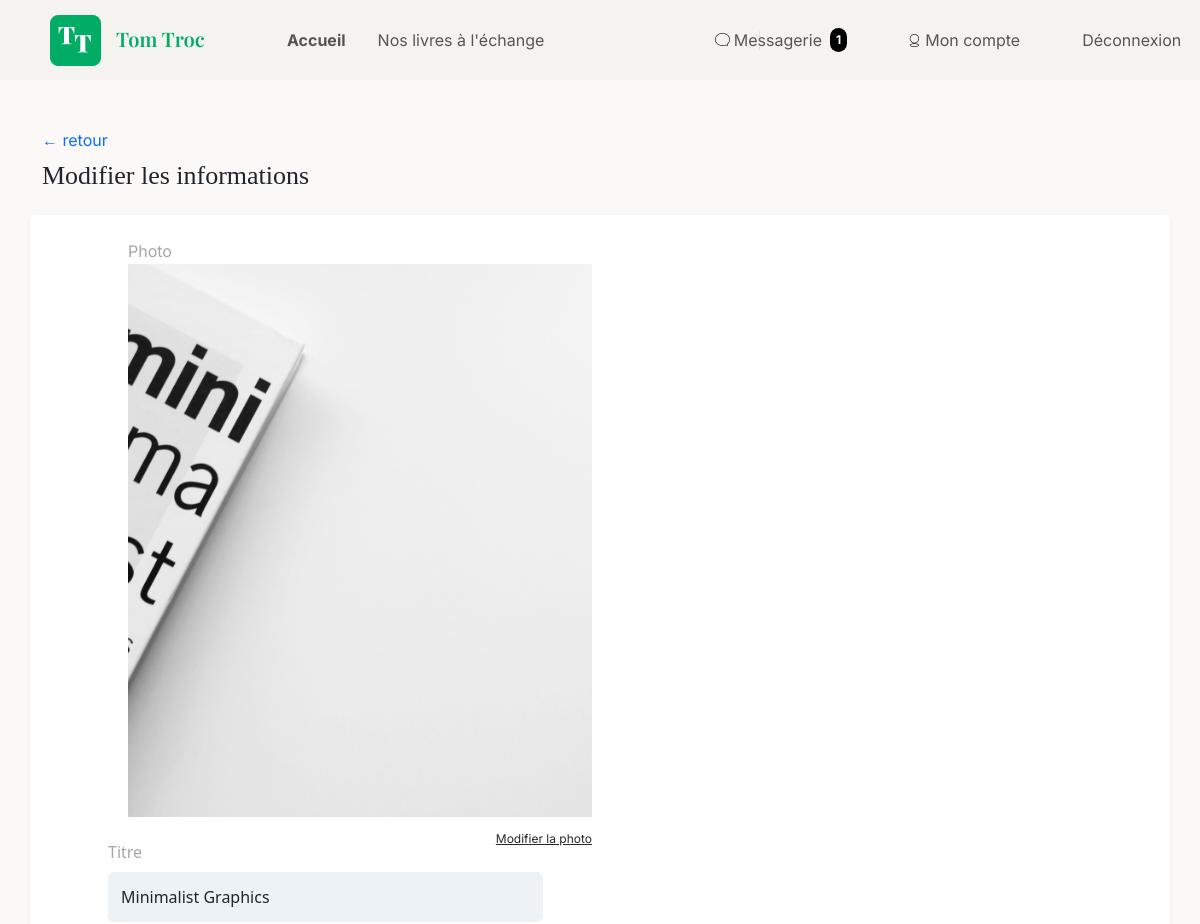
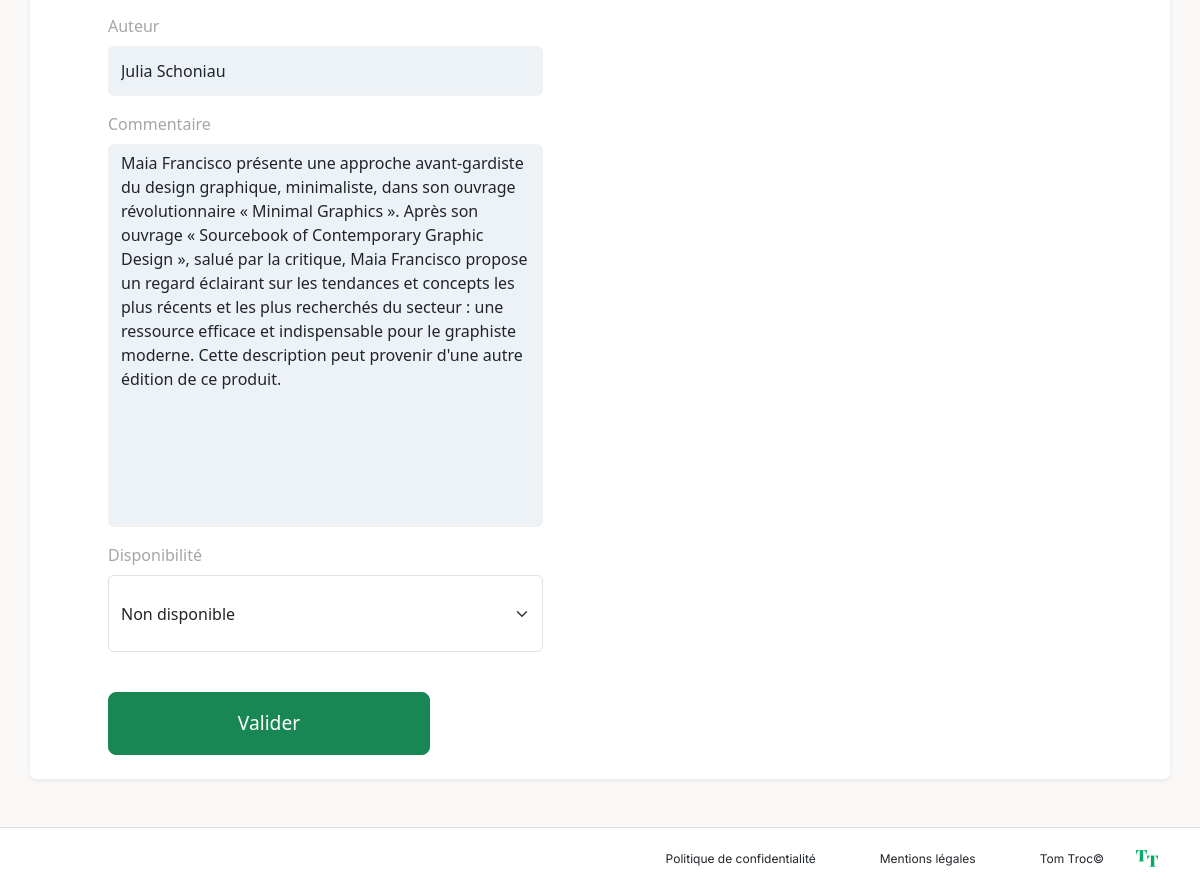
Screenshot of /index.php?page=updateBook&id=6 (signed in) with the database file from the repository (2 pictures, top to bottom).
### tables this page shows
CREATE TABLE IF NOT EXISTS `books` (
  `id` int NOT NULL AUTO_INCREMENT,
  `id_user` int DEFAULT NULL,
  `images` varchar(255) NOT NULL,
  `title` varchar(255) NOT NULL,
  `author` varchar(256) NOT NULL,
  `sell_by` varchar(256) NOT NULL,
  `description` text NOT NULL,
  `available` varchar(255) NOT NULL,
  PRIMARY KEY (`id`),
  KEY `id_user_idx` (`id`),
  KEY `id_user` (`id_user`)
);

### core/view.php (called while the page is built, shortened)
<?php
class View
{
    private string $viewFile;
    public function __construct(string $viewName)
    {
        $this->viewFile = __DIR__ . '/../views/' . $viewName . '.php';
    }
   public function render(array $vars = []): void
    {
        require $this->viewFile;
        require __DIR__ . '/../views/parts/_layout.php';
    }
}

### controllers/BookController.php (called while the page is built, shortened)
<?php
class BookController extends AbstractController
{
    private BookExchangeManager $bookManager;
    public function __construct()
    {
        $this->bookManager = new BookExchangeManager();
    }
    public function showUpdateBook()
    {
        $id = $_GET['id'] ?? null;
        $book = $this->bookManager->getBookById((int)$id);
        $view = new View('bookPage/updateBook');
        $view->render(['book' => $book]);
    }
}

### config/database.php (called while the page is built)
<?php
class Database
{
    private $pdo;
    public function __construct()
    {
        try {
            $this->pdo = new PDO('mysql:host=' . DB_HOST . ';dbname=' . DB_NAME, DB_USER, DB_PASSWORD);
            $this->pdo->setAttribute(PDO::ATTR_ERRMODE, PDO::ERRMODE_EXCEPTION);
        } catch (PDOException $error) {
            die("Erreur de connection :" . $error->getMessage());
        }
    }
    public function getPDO()
    {
        return $this->pdo;
    }
}

### manager/AbstractManager.php (called while the page is built, shortened)
<?php
abstract class AbstractManager
{
    public function __construct()
    {
        $database = new Database();
        $this->db = $database->getPDO();
    }
}

### manager/BookExchangeManager.php (called while the page is built, shortened)
<?php
class BookExchangeManager extends AbstractManager
{
    public function getBookById(int $id): ?Book
    {
        $sql = 'SELECT * FROM books WHERE id = ?';
        $stmt = $this->db->prepare($sql);
        $stmt->execute([$id]);
        $result = $stmt->fetch(PDO::FETCH_ASSOC);
        if ($result) {
            return new Book($result);
        }
        return null;
    }
}

### config/autoload.php (called while the page is built, shortened)
<?php
spl_autoload_register(function ($className) {
    $folders = ['services', 'models', 'manager' ,'controllers', 'views', 'core', 'config',];
    foreach ($folders as $folder) {
        $file = __DIR__ . '/../' . $folder . '/' . $className . '.php';
        if (file_exists($file)) {
            return;
        }
    }
});

### models/book.php (called while the page is built, shortened)
<?php
class Book
{
    private string $title;
    private string $author;
    private string $available;
    private string $images;
    private string $description;
    public function __construct(array $data = [])
{
    $this->title = $data['title'] ?? '';
    $this->author = $data['author'] ?? '';
    $this->available = $data['available'] ?? '0';
    $this->images = $data['images'] ?? '';
    $this->description = $data['description'] ?? '';
}
    public function getTitle(): string
    {
        return $this->title;
    }
    public function getAuthor(): string
    {
        return $this->author;
    }
    public function getImages(): string
    {
        return $this->images;
    }
    public function getDescription(): string
    {
        return $this->description;
    }
    public function isAvailable(): bool
    {
        return in_array(strtolower(trim($this->available)), ['1', 'disponible'], true);
    }
}

### views/bookPage/updateBook.php (the view, shortened to what this page needs)
<div class="container-fluid py-5 px-0 bg-custom-book">
    <div class="container">
        <div class="mb-4">
            <a href="index.php?page=myAccount" class="text-decoration-none text-custom mb-4">&larr;&nbsp;retour</a>
            <h1 class="mt-2 custom-title-book">Modifier les informations</h1>
        </div>
        <div class="row justify-content-center bg-white p-4 rounded shadow-sm">
            <div class="row gap-5">
                <div class="col-auto bloc-photo-custom">
                    <p class="mb-2 custom-P">Photo</p>
                    <img src="<?= htmlspecialchars($book->getImages()) ?>" alt="Image du livre"
                        class="img-fluid mb-2" style="width: 488px; height: 553px; object-fit: cover;">
                    <div class="text-left mb-3 px-4" style="width: 488px; text-align: right;">
                        <a href="#" class="custom-link" onclick="document.getElementById('fileInput').click(); return false;">
                            Modifier la photo
                        </a>
                    </div>
                </div>
                <div class="col-auto" style="width: 488px; margin-left: 30px;">
                    <form method="POST" action="index.php?page=updateBookSubmit">
                        <div class="mb-3">
                            <label for="title" class="form-label">Titre</label>
                            <input type="text" class="form-control input-title" id="title" name="title" value="<?= htmlspecialchars($book->getTitle()) ?>">
                        </div>
                        <div class="mb-3">
                            <label for="author" class="form-label">Auteur</label>
                            <input type="text" class="form-control input-author" id="author" name="author" value="<?= htmlspecialchars($book->getAuthor()) ?>">
                        </div>
                        <div class="mb-3">
                            <label for="description" class="form-label">Commentaire</label>
                            <textarea class="form-control textarea-description" id="description" name="description"><?= htmlspecialchars($book->getDescription()) ?></textarea>
                        </div>
                        <div class="mb-3">
                            <label for="available" class="form-label">Disponibilité</label>
                            <select name="available" id="available" class="form-select select-availability input-available">
                                <option value="0" <?= !$book->isAvailable() ? 'selected' : '' ?>>Non disponible</option>
                            </select>
                        </div>
                        <button type="submit" class="btn btn-success btn-lg btn-validate">Valider</button>
                    </form>
                </div>
            </div>
        </div>
    </div>
</div>

### css/style.css (style rules this page uses)
body, h1, h2, h3, h4, h5, h6, p { margin: 0; padding: 0; }
h1, h2, h3, h4, h5 { font-family: 'Playfair Display'; }
p, a { font-family: 'Inter'; }
:root { --footerColor: #FFFFFF; --backgroundLightColor: #FAF9F7; --backgroundColor: #F5F3EF; --buttonColor: #00AC66; --separatorColor: #A6A6A6; --textInfo: #292929; --textHover:#006D41; }
.container-fluid { padding-left: 0 !important; padding-right: 0 !important; }
.form-label { color: #A6A6A6; }
.form-control { width: 322px; height: 50px; border-radius: 6px; opacity: 1; border-width: 1px; border: 1px solid #F0F0F0; background: #EDF2F6; }
.bloc-photo-custom { width: 488px; height: 553px; margin-left: 50px; margin-right: 50px; }
.custom-title-book { font-size: 26px; }
.input-title { width: 435px; height: 50px; }
.input-author { width: 435px; height: 50px; }
.input-available { width: 435px; height: 50px; margin-bottom: 40px; }
.textarea-description { width: 435px; height: 383px; resize: none; }
.select-availability { width: 435px; height: 77px; }
.btn-validate { width: 322px; height: 63px; font-size: 1.2rem; }
.bg-custom-book { background-color: #FAF9F7; }
.custom-link { color:#292929; font-size: 12px; width: 97px; height: 15px; }
.custom-P { color: #A6A6A6; width: 39px; height: 17px; }

### rows the page displays
books: images (picture), title "Minimalist Graphics", author "Julia Schoniau", description "Maia Francisco présente une approche avant-gardiste du design graphique, minimaliste, dans son ouvrage révolutionnaire « Minimal Graphics ». Après son ouvrage « Sourcebook of Contemporary Graphic Design », salué par la critique, Maia Francisco propose un regard éclairant sur les tendances et concepts les plus récents et les plus recherchés du secteur : une ressource efficace et indispensable pour le graphiste moderne. Cette description peut provenir d'une autre édition de ce produit.", available "Non disponible"

### other values shown
$newMessagesCount "1"
